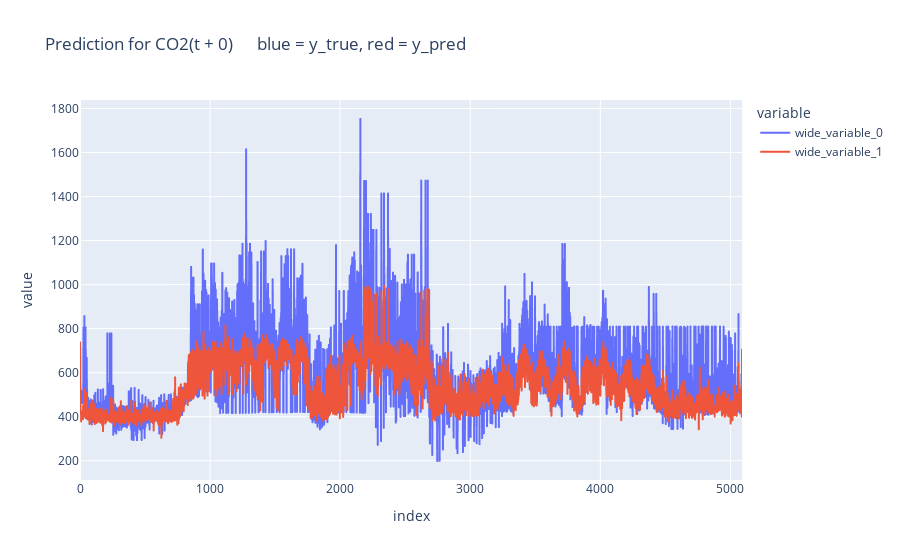
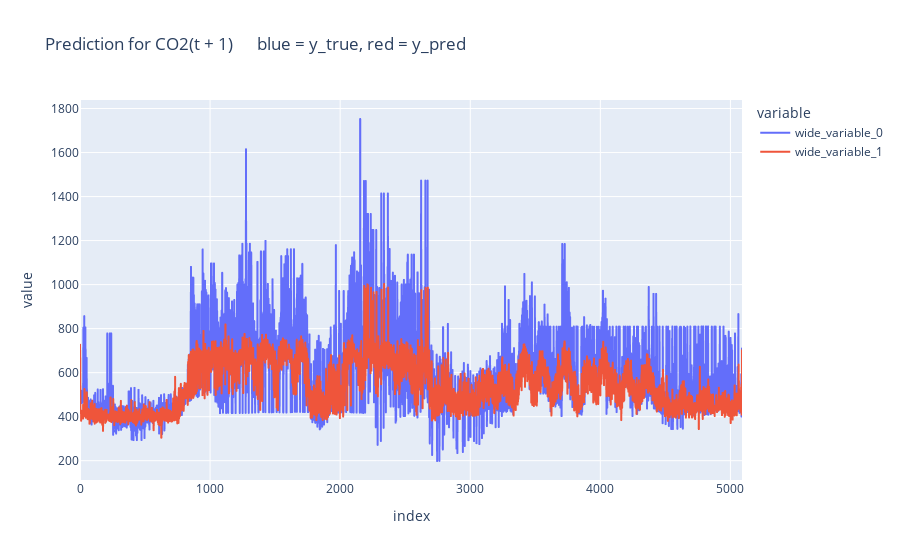

Here is the notebook cell these charts were saved with, in order:
### Code cell
pred = my_model.model.predict(train_X)

for col in range(0, train_y.shape[1]):
    print(f"t +", col)
    ev.evaluate(y_true = train_y[:, col], y_pred = pred[:, col])

    pred_df = pd.DataFrame(pred[:, col], columns = [f"pred_CO2(t + {col})"])
    pred_df[f"CO2(t + {col})"] = train_y[:, col]

    px.line(y = [train_y[:, col], pred[:, col]], title = f"Prediction for CO2(t + {col})      blue = y_true, red = y_pred").show()

### Figure 1 — Plotly figure (JSON) as saved in the notebook; plotly's stock layout.template omitted (floating-point values rounded to 4 significant figures; data arrays with more than 128 entries replaced by an {"elided": "..."} marker saying what was removed)
{"data": [{"hovertemplate": "variable=wide_variable_0<br>index=%{x}<br>value=%{y}<extra></extra>", "legendgroup": "wide_variable_0", "line": {"color": "#636efa", "dash": "solid"}, "marker": {"symbol": "circle"}, "mode": "lines", "name": "wide_variable_0", "showlegend": true, "type": "scattergl", "x": {"elided": "5090 int values"}, "xaxis": "x", "y": {"elided": "5090 float values"}, "yaxis": "y"}, {"hovertemplate": "variable=wide_variable_1<br>index=%{x}<br>value=%{y}<extra></extra>", "legendgroup": "wide_variable_1", "line": {"color": "#EF553B", "dash": "solid"}, "marker": {"symbol": "circle"}, "mode": "lines", "name": "wide_variable_1", "showlegend": true, "type": "scattergl", "x": {"elided": "5090 int values"}, "xaxis": "x", "y": {"elided": "5090 float values"}, "yaxis": "y"}], "layout": {"legend": {"title": {"text": "variable"}, "tracegroupgap": 0}, "title": {"text": "Prediction for CO2(t + 0)      blue = y_true, red = y_pred"}, "xaxis": {"anchor": "y", "domain": [0, 1], "title": {"text": "index"}}, "yaxis": {"anchor": "x", "domain": [0, 1], "title": {"text": "value"}}}}

### Figure 2 — Plotly figure (JSON) as saved in the notebook; plotly's stock layout.template omitted (floating-point values rounded to 4 significant figures; data arrays with more than 128 entries replaced by an {"elided": "..."} marker saying what was removed)
{"data": [{"hovertemplate": "variable=wide_variable_0<br>index=%{x}<br>value=%{y}<extra></extra>", "legendgroup": "wide_variable_0", "line": {"color": "#636efa", "dash": "solid"}, "marker": {"symbol": "circle"}, "mode": "lines", "name": "wide_variable_0", "showlegend": true, "type": "scattergl", "x": {"elided": "5090 int values"}, "xaxis": "x", "y": {"elided": "5090 float values"}, "yaxis": "y"}, {"hovertemplate": "variable=wide_variable_1<br>index=%{x}<br>value=%{y}<extra></extra>", "legendgroup": "wide_variable_1", "line": {"color": "#EF553B", "dash": "solid"}, "marker": {"symbol": "circle"}, "mode": "lines", "name": "wide_variable_1", "showlegend": true, "type": "scattergl", "x": {"elided": "5090 int values"}, "xaxis": "x", "y": {"elided": "5090 float values"}, "yaxis": "y"}], "layout": {"legend": {"title": {"text": "variable"}, "tracegroupgap": 0}, "title": {"text": "Prediction for CO2(t + 1)      blue = y_true, red = y_pred"}, "xaxis": {"anchor": "y", "domain": [0, 1], "title": {"text": "index"}}, "yaxis": {"anchor": "x", "domain": [0, 1], "title": {"text": "value"}}}}
